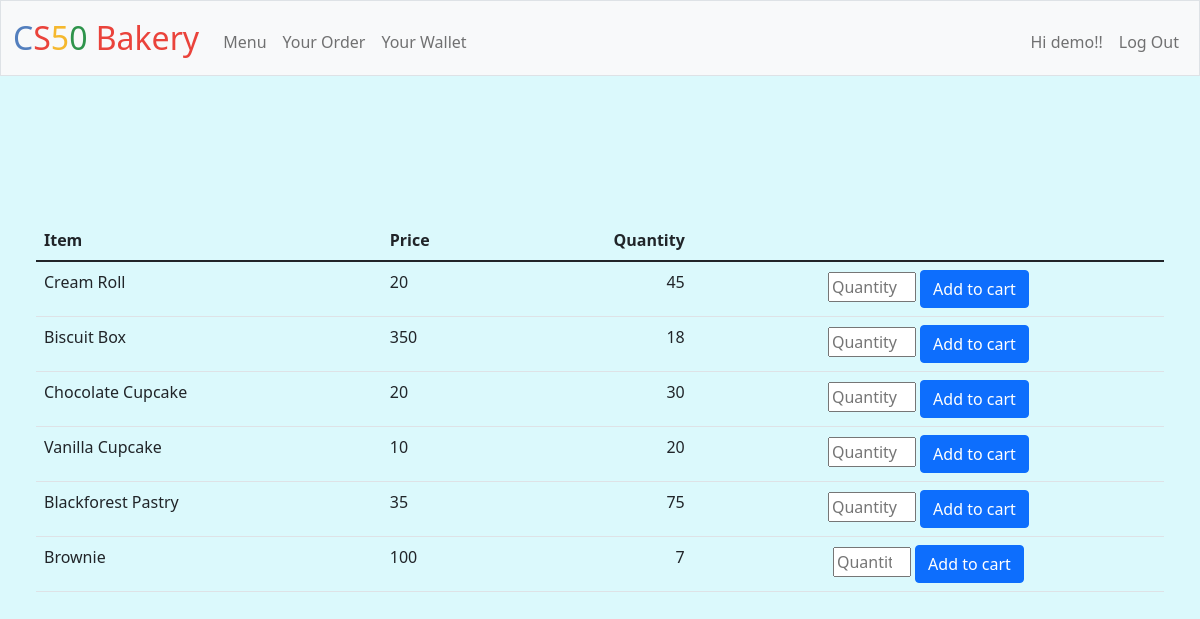
Page /menu (signed in) on the committed database.
### tables this page shows
CREATE TABLE employee(id INTEGER PRIMARY KEY AUTOINCREMENT NOT NULL, employeeid TEXT, hash TEXT NOT NULL, cash NUMERIC DEFAULT 1000.00);

CREATE TABLE items(id2 INTEGER PRIMARY KEY AUTOINCREMENT NOT NULL,iid INTEGER,item TEXT,price TEXT,quantity TEXT);

### app.py (the view)
@app.route("/menu", methods=["GET"])
@login_required
def menu():
    if request.method == "GET":
        x=db.execute("SELECT * FROM items")
        u=db.execute("SELECT * FROM employee WHERE id=?",session["user_id"])
        return render_template("menu.html",info=x,user=u[0]["employeeid"])

### app.py (called while the page is built)
@app.after_request
def after_request(response):
    response.headers["Cache-Control"] = "no-cache, no-store, must-revalidate"
    response.headers["Expires"] = 0
    response.headers["Pragma"] = "no-cache"
    return response

### helpers.py (called while the page is built)
def login_required(f):
    @wraps(f)
    def decorated_function(*args, **kwargs):
        if session.get("user_id") is None:
            return redirect("/first")
        return f(*args, **kwargs)
    return decorated_function

### templates/menu.html (shortened to what this page needs)
{% extends "layout.html" %}
{% block main %}
<main class="container-fluid py-5 text-center">
    <table class="table">
        <thead>
            <tr>
                <th class="text-start">Item</th>
                <th class="text-start">Price</th>
                <th class="text-end">Quantity</th>
            </tr>
        </thead>
        <tbody>
            {% for infos in info %}
                <tr>
                    <td class="text-start">{{ infos.item }}</td>
                    <td class="text-start">{{ infos.price }}</td>
                    <td class="text-end">{{ infos.quantity }}</td>
                    <td>
                        <form action="/placeorder" method="post">
                            <input name="order.{{ infos.item }}" type="number" min="1" max="{{infos.quantity}}" placeholder="Quantity">
                            <button class="btn btn-primary" type="submit">Add to cart</button>
                        </form>
                    </td>
               </tr>
            {% endfor %}
        </tbody>
{% endblock %}

### templates/layout.html (shortened to what this page needs)
<!DOCTYPE html>
<html lang="en">
    <head>
        <link href="https://cdn.jsdelivr.net/npm/bootstrap@5.1.3/dist/css/bootstrap.min.css" rel="stylesheet">
        <link href="/static/styles.css" rel="stylesheet">
    </head>
    <body>
        <nav class="bg-light border navbar navbar-expand-md navbar-light">
            <div class="container-fluid">
                <a class="navbar-brand"><span class="blue">C</span><span class="red">S</span><span class="yellow">5</span><span class="green">0</span> <span class="red">Bakery</span></a>
                <div class="collapse navbar-collapse" id="navbar">
                    {% if session["user_id"] %}
                        <ul class="navbar-nav me-auto mt-2">
                            <li class="nav-item"><a class="nav-link" href="/menu">Menu</a></li>
                            <li class="nav-item"><a class="nav-link" href="/order">Your Order</a></li>
                            <li class="nav-item"><a class="nav-link" href="/wallet">Your Wallet</a></li>
                        </ul>
                        <ul class="navbar-nav ms-auto mt-2">
                            <li class="nav-item"><a class="nav-link">Hi {{ user }}!!</a></li>
                            <li class="nav-item"><a class="nav-link" href="/logout">Log Out</a></li>
                        </ul>
                    {% else %}
                        <ul class="navbar-nav ms-auto mt-2">
                            <li class="nav-item"><a class="nav-link" href="/create account">Create Account</a></li>
                            <li class="nav-item"><a class="nav-link" href="/login">Log In</a></li>
                        </ul>
                    {% endif %}
                </div>
            </div>
        </nav>
    <main class="container-fluid py-5 text-center">
        <main class="container-fluid py-5 text-center">
            {% block main %}{% endblock %}
        </main>
    </body>
</html>

### static/styles.css (style rules this page uses)
body { background-color: #DBF9FC; }
nav .navbar-brand { font-size: xx-large; }
nav .navbar-brand .blue { color: #537fbe; }
nav .navbar-brand .red { color: #ea433b; }
nav .navbar-brand .yellow { color: #f5b82e; }
nav .navbar-brand .green { color: #2e944b; }

### rows in the picture
employee: employeeid "demo"
items: item "Cream Roll", price "20", quantity "45"
items: item "Biscuit Box", price "350", quantity "18"
items: item "Chocolate Cupcake", price "20", quantity "30"
items: item "Vanilla Cupcake", price "10", quantity "20"
items: item "Blackforest Pastry", price "35", quantity "75"
items: item "Brownie", price "100", quantity "7"
